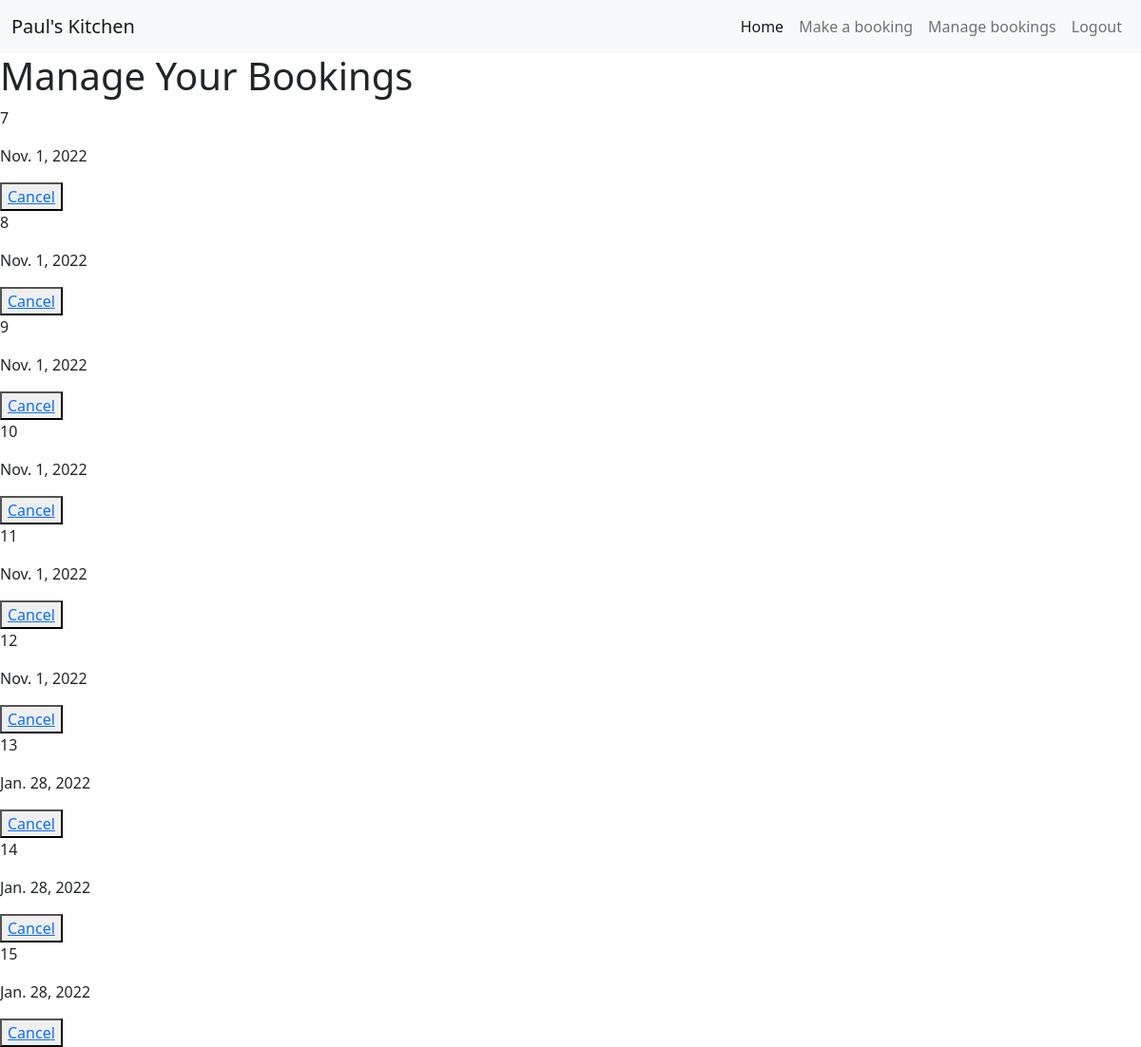
Screenshot of /manage_bookings/ (signed in) with the database file from the repository.
### restaurant/models.py (models this page shows)
class Booking(models.Model):
    user = models.ForeignKey(User, on_delete=models.CASCADE)
    date = models.DateField(null=True)
    time = models.TimeField(null=True)
    guests = models.IntegerField(null=True)

### restaurant/views.py (the view)
# urls.py: path('manage_bookings/', restaurant_views.manage_bookings, name="manage_bookings"),
def manage_bookings(request):
    bookings = Booking.objects.filter(
        user=request.user
    )
    context = {
        'bookings': bookings
    }
    return render(request, 'restaurant/manage_bookings.html', context)

### templates/restaurant/manage_bookings.html (shortened to what this page needs)
{% extends "restaurant/base.html" %}
{% block content %}
<nav class="navbar navbar-expand-lg navbar-light bg-light" id="nav">
    <div class="container-fluid">
      <a class="navbar-brand" href="#">Paul's Kitchen</a>
      <div class="collapse navbar-collapse; d-flex justify-content-end" id="navbarSupportedContent">
        <ul class="navbar-nav me-auto mb-2 mb-lg-0">
          <li class="nav-item">
            <a class="nav-link active" aria-current="page" href="/">Home</a>
          </li>
          <li class="nav-item">
            <a class="nav-link" href="/create_booking/">Make a booking</a>
          </li>
          <li class="nav-item">
            <a class="nav-link" href="/manage_bookings/">Manage bookings</a>
          </li>
          <li class="nav-item">
            <a class="nav-link" href="/accounts/logout/">Logout</a>
          </li>
      </div>
    </div>
  </nav>
<h1>Manage Your Bookings</h1>
{% for booking in bookings %}
<p>{{ booking.id }}</p>
<p>{{ booking.date }}</p>
<button><a href="/delete_booking/">Cancel</a></button>
{% endfor %}
{% endblock %}

### rows the page displays
Booking: id "7", date "Nov. 1, 2022"
Booking: id "8", date "Nov. 1, 2022"
Booking: id "9", date "Nov. 1, 2022"
Booking: id "10", date "Nov. 1, 2022"
Booking: id "11", date "Nov. 1, 2022"
Booking: id "12", date "Nov. 1, 2022"
Booking: id "13", date "Jan. 28, 2022"
Booking: id "14", date "Jan. 28, 2022"
Booking: id "15", date "Jan. 28, 2022"
